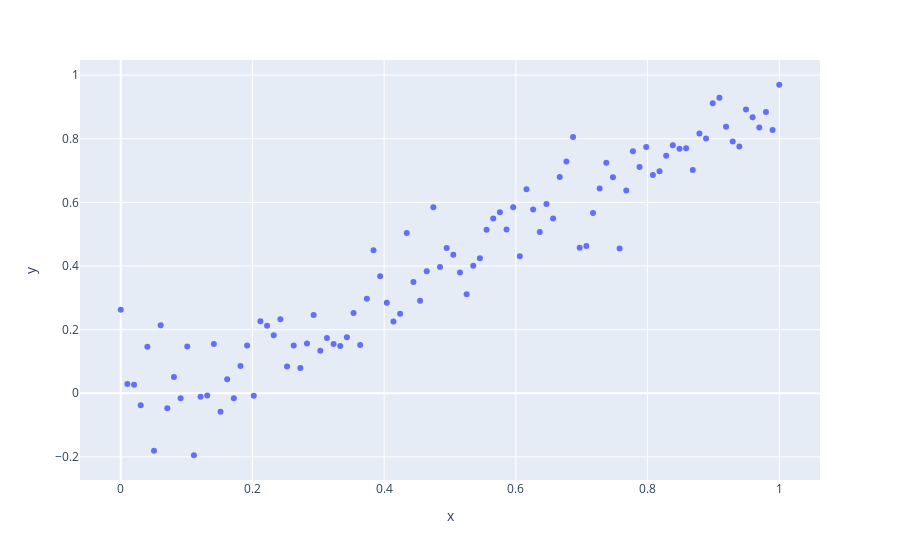

Notebook source saved alongside this figure:
### Markdown cell above
## **INCREASING EXAMPLE**

### Code cell
np.random.seed(1)
x = np.linspace(0,1,100)
xtest = np.linspace(0,1,1000)
y =  np.abs(x-0.1) + np.random.normal(scale=0.1, size=len(x))
px.scatter(x=x, y=y)
